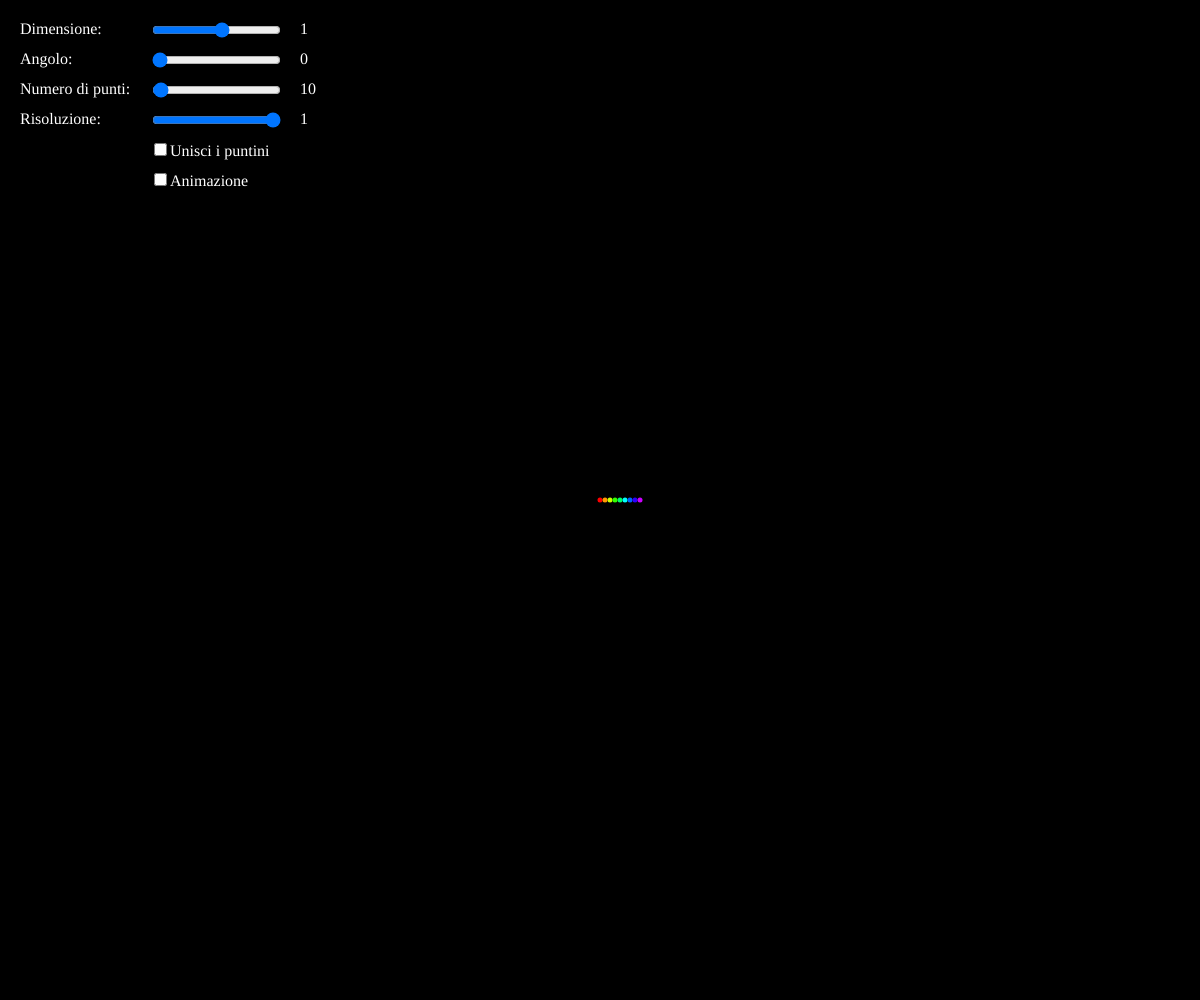
Frame 1 (no input)
Frame 60 (no input): identical to frame 1, image omitted
Frame 120 (the mouse pressed at the canvas centre since frame 60): identical to frame 1, image omitted

The p5.js sketch that drew this single still picture (run headless with seeded random() and noise() and a simulated clock; from frame 60 on, the mouse is pressed at the canvas centre):

// p5.js sketch
// ── sketch.js
var particles = [];
var slider1, slider2, slider3, slider4, checkbox, checkbox2;

var inc = 0;
var t1, t2, t3, t4;

function setup() {
  createCanvas(windowWidth, windowHeight);

  var sp1 = createElement("span", "Dimensione: ");
  slider1 = createSlider(-10, 10, 1);
  t1 = createElement("span", "10");
  var sp2 = createElement("span", "Angolo: ");
  slider2 = createSlider(0, 360, 0);
  t2 = createElement("span", "10");
  var sp3 = createElement("span", "Numero di punti: ");
  slider3 = createSlider(0, 1000, 10, 10);
  t3 = createElement("span", "10");
  var sp4 = createElement("span", "Risoluzione: ");
  slider4 = createSlider(1, 10, 10);
  t4 = createElement("span", "10");
  checkbox = createCheckbox("Unisci i puntini");
  checkbox2 = createCheckbox("Animazione");

  checkbox2.changed(function() {
    last = slider2.value();
    if (slider2.value() != inc)
      inc = slider2.value();
  });
  
  slider1.position(150, 20);
  slider2.position(150, 50);
  slider3.position(150, 80);
  slider4.position(150, 110);
  checkbox.position(150, 140);
  checkbox2.position(150, 170);
  
  sp1.position(20,20);
  sp2.position(20,50);
  sp3.position(20,80);
  sp4.position(20,110);
  
  t1.position(300,20);
  t2.position(300,50);
  t3.position(300,80);
  t4.position(300,110);

  sp1.style("color", "white");
  sp2.style("color", "white");
  sp3.style("color", "white");
  sp4.style("color", "white");
  t1.style("color", "white");
  t2.style("color", "white");
  t3.style("color", "white");
  t4.style("color", "white");
  checkbox.style("color", "white");
  checkbox2.style("color", "white");
}


function draw() {
  background(0);

  t1.elt.textContent = slider1.value();
  t2.elt.textContent = slider2.value();
  t3.elt.textContent = slider3.value();
  t4.elt.textContent = slider4.value()/10;

  if (checkbox2.checked()) {
    slider2.value(inc);
    inc += 0.01;
  }

  var n = parseInt(slider3.value());

  particles = [];
  for (var k = 0; k < n; k+=slider4.value()/10)
    particles.push(new Particle(k * slider1.value() * 0.5, k * slider2.value(),k));

  translate(width / 2, height / 2);
  
  /*beginShape();
  for (var i = 0; i < n; i++) {
    particles[i].show();
    stroke( particles[i].color);
    noFill();
    if (checkbox.checked())
      vertex(particles[i].x * 10, particles[i].y * 10);
  }
  endShape();*/
  
  for (var i = 0; i < n-1; i++) {
    particles[i].show();
    stroke(particles[i].color);
    noFill();
    if (checkbox.checked())
      line(particles[i].x * 10, particles[i].y * 10,particles[i+1].x * 10, particles[i+1].y * 10);
  }
}

function Particle(r, a, i) {
  this.radius = r;
  this.angle = a;
  this.i = i;

  this.x = this.radius * cos(this.angle);
  this.y = this.radius * sin(this.angle);
  
  this.color = color('hsl('+parseInt(map(i,0,parseInt(slider3.value()),0,360))+', 100%, 50%)');
  console.log(this.color);

  this.show = function() { 
    fill(this.color);
    noStroke();
    ellipse(this.x * 10, this.y * 10, 5, 5);
  }
}
